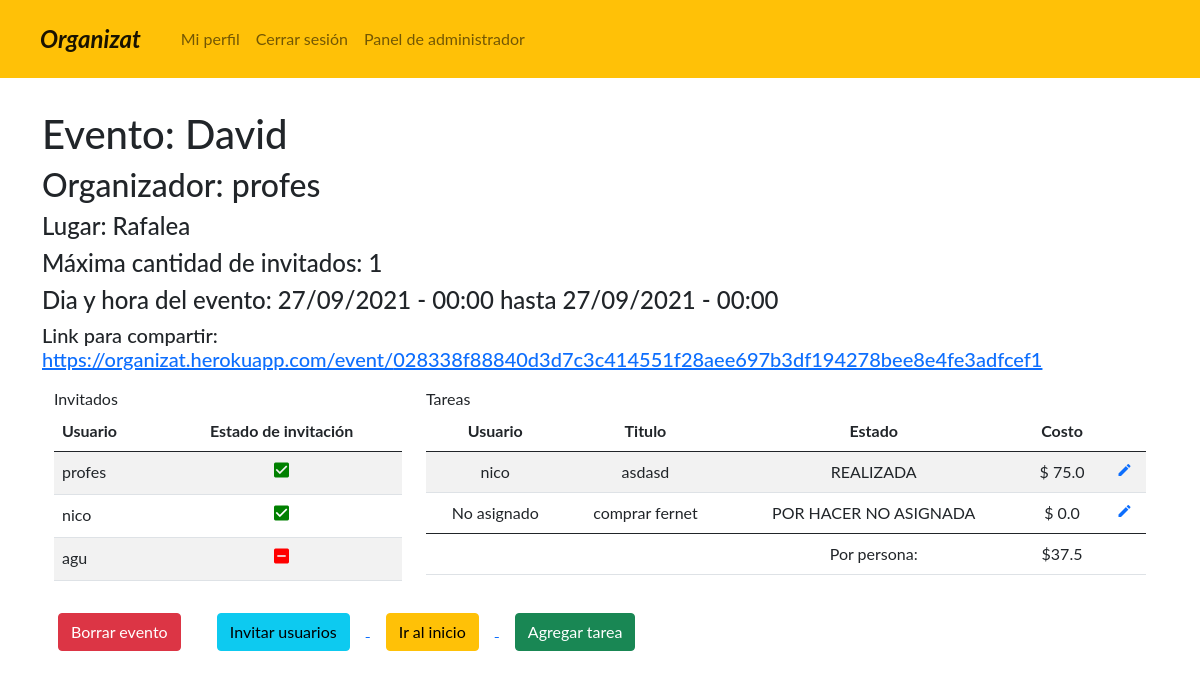
/event/028338f88840d3d7c3c414551f28aee697b3df194278bee8e4fe3adfcef1/ (signed in), run on the app's committed database.
### administrador/models.py (models this page shows, shortened)
class Event(models.Model):
    name = models.CharField(max_length=40, blank=True, null=False, verbose_name='Nombre')
    owner = models.ForeignKey(User, on_delete=models.CASCADE, verbose_name="Organizador")
    description = models.TextField(max_length=255, blank=True, null=False, verbose_name='Descripcion')
    date_event_start = models.DateTimeField(default=datetime.today(), verbose_name='Fecha de alta del evento')
    date_event_end = models.DateTimeField(default=datetime.today(), verbose_name='Fecha de baja del evento')
    location = models.CharField(max_length=255, blank=True, null=False, verbose_name='Ubicación')
    event_link = models.URLField(max_length=200, verbose_name='Link')
    state = models.CharField(max_length=10, choices=STATES_EVENTO_USUARIO, verbose_name='Estado', null=True)
    max_guests = models.IntegerField(verbose_name='Capacidad máxima de invitados')
    visibility = models.CharField(max_length=14, choices=VISIBILITIES, verbose_name='Visibilidad')
    @property
    def list_invitation(self):
        return Invitation.objects.filter(event=self)
    @property
    def list_invitation_accepted(self):
        return Invitation.objects.filter(event=self, accepted_event=True)
    @property
    def list_tasks(self):
        return Task.objects.filter(event=self)
    @property
    def total_amount(self):
        total = 0
        for i in self.list_tasks:
            total += i.cost
        return round((total/len(self.list_invitation_accepted)), 1)
    class Meta:
        verbose_name = 'Evento'
        verbose_name_plural = 'Eventos'

class Invitation(models.Model):
    user = models.ForeignKey(User, on_delete=models.CASCADE, verbose_name="Integrate")
    event = models.ForeignKey(Event, on_delete=models.CASCADE, verbose_name="Evento")
    accepted_event = models.BooleanField(default=False, verbose_name="Aceptado")
    class Meta:
        verbose_name = 'Invitacion'
        verbose_name_plural = 'Invitaciones'

class Task(models.Model):
    user = models.ForeignKey(User, blank=True, null=True, on_delete=models.CASCADE, verbose_name="Encargado")
    event = models.ForeignKey(Event, on_delete=models.CASCADE, verbose_name="Evento")
    title = models.CharField(max_length=50, blank = False, null = False, verbose_name = 'Titulo')
    description = models.CharField(max_length=255, blank = False, null = False, verbose_name = 'Descripcion')
    status = models.CharField(choices = STATES_TAREAS, blank = False, null = False, max_length=22, verbose_name='Estado de la tarea')
    cost = models.FloatField(default = 0)
    class Meta:
        verbose_name = 'Tarea'
        verbose_name_plural = 'Tareas'

### administrador/views.py (the view)
def EventView(request, token):
    event = Event.objects.get(event_link=token)
    return render(request, 'event.html', {'event': event})

### templates/event.html (shortened to what this page needs)
{% extends 'base.html' %}
{% block content %}
<div class="container py-3 my-3">
    <h1>Evento: {{event.name}}</h1>
    <h2>Organizador: {{event.owner}}</h2>
    <h4>Lugar: {{event.location}}</h4>
    <h4>Máxima cantidad de invitados: {{event.max_guests}}</h4>
    <h4>Dia y hora del evento: {{event.date_event_start|date:"d/m/Y - H:i"}} hasta {{event.date_event_end|date:"d/m/Y - H:i"}}</h4>
    <h5>Link para compartir:
        <a href="javascript:getlink();"
            onclick="alert('URL copiada');"
            title="Click para copiar">https://organizat.herokuapp.com/event/{{event.event_link}}
        </a>
    </h5>
    <div class="container py-2 my-2">
        <div class="row">
            <div class="col-12 col-md-4">
                <leyend>Invitados</leyend>
                <table class="table table-striped table-hover">
                    {% if event.list_invitation %}
                        <thead>
                            <tr>
                                <th>Usuario</th>
                                <th class="text-center">Estado de invitación</th>
                            </tr>
                        </thead>
                        <tbody>
                        {% for invitation in event.list_invitation %}
                            <tr>
                                <td>{{invitation.user.username}}</td>
                                {% if invitation.accepted_event %}
                                    {% if request.user.is_superuser or request.user.id == invitation.event.owner.id %}
                                    <td class="text-center">
                                        <a href="{% url 'invitation_down' invitation.id event.event_link %}">
                                            <i class="material-icons" style="font-size:20px;color:green">check_box</i>
                                        </a>
                                    </td>
                                    {% else %}
                                    <td class="text-center">
                                        <i class="material-icons" style="font-size:20px;color:green">check_box</i>
                                    </td>
                                    {% endif %}
                                {% else %}
                                    {% if request.user.is_superuser or request.user.id == invitation.event.owner.id %}
                                    <td class="text-center">
                                        <a href="{% url 'invitation_up' invitation.id event.event_link %}">
                                            <i class="material-icons" style="font-size:20px;color:red">indeterminate_check_box</i>
                                        </a>
                                    </td>
                                    {% else %}
                                    <td class="text-center">
                                        <i class="material-icons" style="font-size:20px;color:red">indeterminate_check_box</i>
                                    </td>
                                    {% endif %}
                                {% endif %}
                            </tr>
                        {% endfor %}
                        </tbody>
                    {% else %}
                        <thead>
                            <tr>
                                <th>Aun no hay invitados</th>
                            </tr>
                        </thead>
                    {% endif %}
                </table>
            </div>
            <div class="col-12 col-md-8">
                <leyend>Tareas</leyend>
                <table class="table table-striped table-hover">
                    {% if event.list_tasks %}
                        <thead>
                            <tr>
                                <th class="text-center">Usuario</th>
                                <th class="text-center">Titulo</th>
                                <th class="text-center">Estado</th>
                                <th class="text-center">Costo</th>
                                <th></th>
                            </tr>
                        </thead>
                        <tbody>
                        {% for task in event.list_tasks %}
                            <tr>
                                <td class="text-center">{{task.user|default_if_none:'No asignado'}}</td>
                                <td class="text-center">{{task.title}}</td>
                                <td class="text-center">{{task.status}}</td>
                                <td class="text-center">$ {{task.cost}}</td>
                                {% if request.user.is_superuser or request.user.id == event.owner.id or request.user.id == task.user.id %}
                                    <td class="text-center">
                                        <a href="{% url 'update_task' event.event_link task.id %}">
                                            <i class="material-icons" style="font-size:16px">mode_edit</i>
                                        </a>
                                    </td>
                                {% endif %}
                            </tr>
                        {% endfor %}
                        </tbody>
                        <thead>
                            <tr>
                                <td></td>
                                <td></td>
                                <td class="text-center">Por persona: </td>
                                <td class="text-center">${{event.total_amount}}</td>
                                <td></td>
                            </tr>
                        </thead>
                    {% else %}
                        <thead>
                            <tr>
                                <th>Aun no hay tareas</th>
                            </tr>
                        </thead>
                    {% endif %}
                </table>
            </div>
        </div>
    </div>
    {% if event.owner == request.user %}
    <a href="{% url 'delete_event' event.event_link %}"><button type="button" class="mx-3 btn btn-danger">Borrar evento</button></a>
    {% endif %}
    <a href="{% url 'invite_user' event.event_link %}">
        <button type="button" class="mx-3 btn btn-info">Invitar usuarios</button>
    </a>
    <a href="{% url 'home' %}">
       <button type="button" class="mx-3 btn btn-warning">Ir al inicio</button>
   </a>
   {% if request.user.is_superuser or request.user.id == event.owner.id %}
   <a href="{% url 'add_task' event.event_link %}">
       <button type="button" class="mx-3 btn btn-success">Agregar tarea</button>
    </a>
    {% endif %}
</div>
{% endblock %}

### static/css/styles.css (style rules this page uses)
body { font-family: "Lato", sans-serif; }

### data on the page
Event: name "David", owner "profes", location "Rafalea", max_guests "1", date_event_start "27/09/2021 - 00:00", date_event_end "27/09/2021 - 00:00", event_link "028338f88840d3d7c3c414551f28aee697b3df194278bee8e4fe3adfcef1", total_amount "37.5"
Invitation: user.username "profes", accepted_event True (drawn)
Invitation: user.username "nico", accepted_event True (drawn)
Invitation: user.username "agu", accepted_event False (drawn)
Task: user "nico", title "asdasd", status "REALIZADA", cost "75.0"
Task: user "No asignado", title "comprar fernet", status "POR HACER NO ASIGNADA", cost "0.0"
